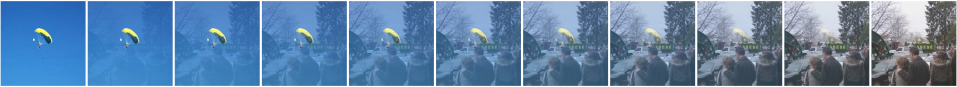
#> input picture example.png, 1914 x 174 px (shown at 1/2 size); its folder holds only this picture in this run
$ python -i make_dataset.py   (imports and definitions only)
#> lines starting #> are read from the running program, lines starting #| are printed output that depends on the picture
"""Make the alpha-blend control dataset. Just run it: python make_dataset.py"""
import os, csv, random, urllib.request, tarfile
import numpy as np
from PIL import Image

N_PAIRS, SIZE, SEED, NORMALIZE = 40000, 160, 67, True
ALPHAS = [0.1,0.3,0.5]
URL = "https://s3.amazonaws.com/fast-ai-imageclas/imagenette2-160.tgz"
CLASSES = {"n01440764": "tench", "n02102040": "english_springer", "n02979186": "cassette_player",
           "n03000684": "chain_saw", "n03028079": "church", "n03394916": "french_horn",
           "n03417042": "garbage_truck", "n03425413": "gas_pump", "n03445777": "golf_ball",
           "n03888257": "parachute"}

# [6 lines not run here, left out]

by_class = {}
# [3 lines not run here, left out]

def load(path):
#> called with path = 'example.png'
    im = Image.open(path).convert("RGB")
    # for some reason the images  arent all the same size.
    s = min(im.size); w, h = im.size
#> after `s = min(im.size)`: s = 174
#> after `w, h = im.size`: w = 1914; h = 174
    im = im.crop(((w - s) // 2, (h - s) // 2, (w + s) // 2, (h + s) // 2)).resize((SIZE, SIZE))
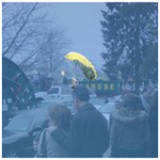
#> im: PIL image 160x160 RGB; mean R, G, B 98.1, 132.2, 168.2
    a = np.asarray(im, np.float32) / 255
    if NORMALIZE:
        # Normalize everything to N(0.5,1/4)
        a = np.clip((a - a.mean()) / (a.std() + 1e-6) * 0.25 + 0.5, 0, 1)
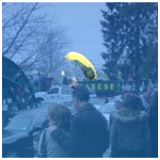
#> a: shape (160, 160, 3) float32; mean R, G, B 0.318, 0.492, 0.676
    return a
def sample(sampled_pairs):

    c1, c2 = random.sample(list(by_class), 2)
    p1, p2 = random.choice(by_class[c1]), random.choice(by_class[c2])
    pair = (p1,p2)
    if pair in sampled_pairs:
        return sample(sampled_pairs)
    sampled_pairs.add(pair)
    return p1,p2, c1,c2


# [2 lines not run here, left out]
rows = []


# [19 lines not run here, left out]

>>> result = load('example.png')
